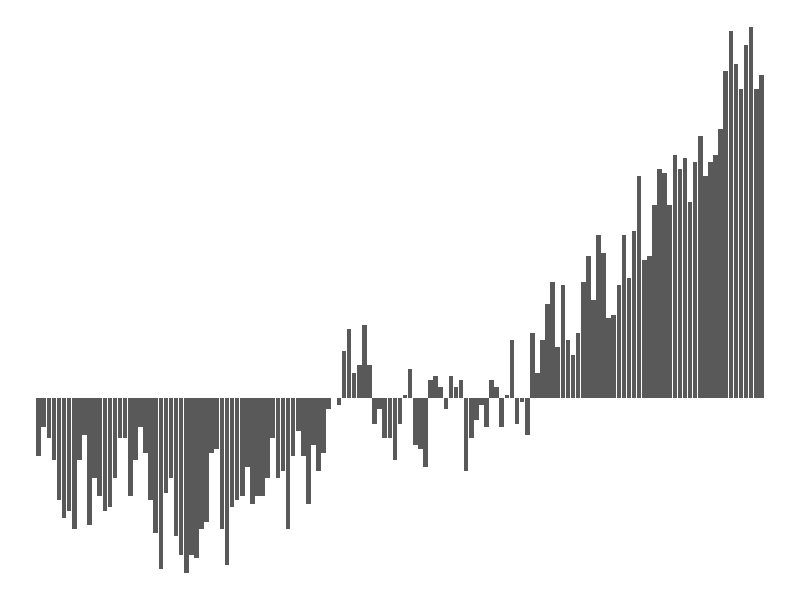
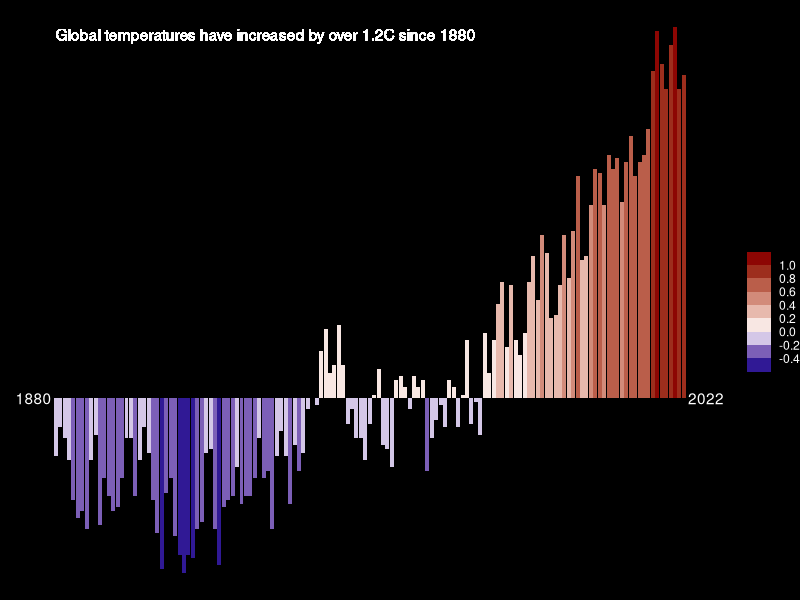
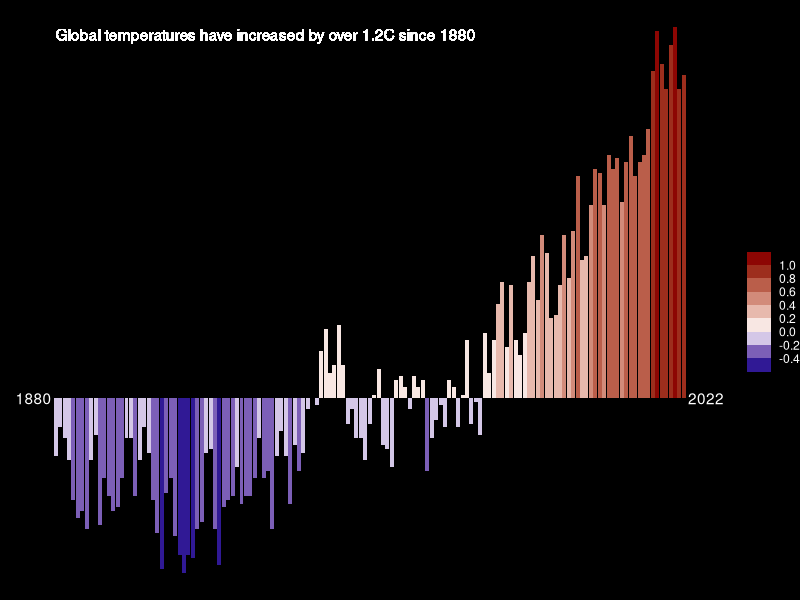

These figures' R source, in order:
library(tidyverse) #Package for data manipulation, visualisation https://www.tidyverse.org/packages/
library(scales) # Package for rescale the axis, legend

# Initial plot
read_csv("data/GLB.Ts+dSST.csv", skip = 1, na = "***") %>%
  select(year = Year, t_diff = `J-D`) %>%
  drop_na() %>% # Remove any rows that have missing data
  ggplot(aes(x = year, y = t_diff))+ # Provide x and y parameter
  geom_col() + #geom_bar generates a bar plot with summary build-in function, we dont need!!
  theme_void() #Remove all theme, color from a plot

# Labeling the start and final years. Code is need to modified.

t_data <- read_csv("data/GLB.Ts+dSST.csv", skip = 1, na = "***") %>%
          select(year = Year, t_diff = `J-D`) %>%
          drop_na()

# We need first and last year. So it needs to do programmatically
annotation <- 
  t_data %>%
  arrange(year) %>% #Arrange the data in order before selecting the data below
  slice(1, n()) %>% #Slice gives rows. We need to number. The code gives us first and last row of the dataframe
  mutate(t_diff = 0, #Modify t_diff value to zero. We dont want year at the t_diff position value. We need it at zero position at the axis
           # Create new column to bump the 1880 and 2022 to the left and right
         x = year + c(-5,5) #Add year coloumn a vector
         )

t_data %>% 
  ggplot(aes(x = year, y = t_diff, fill = t_diff))+ # Provide x and y parameter, fill bars color
  geom_col() + #geom_bar generates a bar plot with summary build-in function, we dont need!!
  geom_text(data = annotation, aes(x = x, label = year), color = "white")+ #Add annotation, white font color
  geom_text(x = 1880, y = 1, hjust = 0, label = "Global temperatures have increased by over 1.2C since 1880", #Add title texts
            color = "white") + #Fill white text color
  # scale_fill_gradient2(low = "darkblue", mid = "white", high = "darkred", #Fill gradient color by specify the color
 #                     midpoint = 0, # Specify the midpoint to be at zero
 #                     limits = c(-0.5, 1.5) # Provide the scale limit
 #                     )+
 # Compare how the function related to each others  
  # scale_fill_gradientn(colors = c("darkblue", "white", "darkred"), # Give color as a vector value
  #                      values = rescale(c(min(t_data$t_diff), 0, max(t_data$t_diff))), #Re-scale values from 
  #                      limits = c(min(t_data$t_diff), max(t_data$t_diff)) # Give what color go on each end
  #                      )+
  #The color is now in step not a gradient anymore
  scale_fill_stepsn(colors = c("darkblue", "white", "darkred"), # Give color as a vector value
                       values = rescale(c(min(t_data$t_diff), 0, max(t_data$t_diff))), #Re-scale values from 
                       limits = c(min(t_data$t_diff), max(t_data$t_diff)), # Give what color go on each end
                                  n.breaks = 9
                    ) +
  theme_void() +
  theme(
    plot.background = element_rect(fill = "black"), #Fill in the background color
    legend.text = element_text(color = "white") # Fill in text color
  )


ggsave("figures/temperature_bar_plot.png", width = 7, height = 4)
